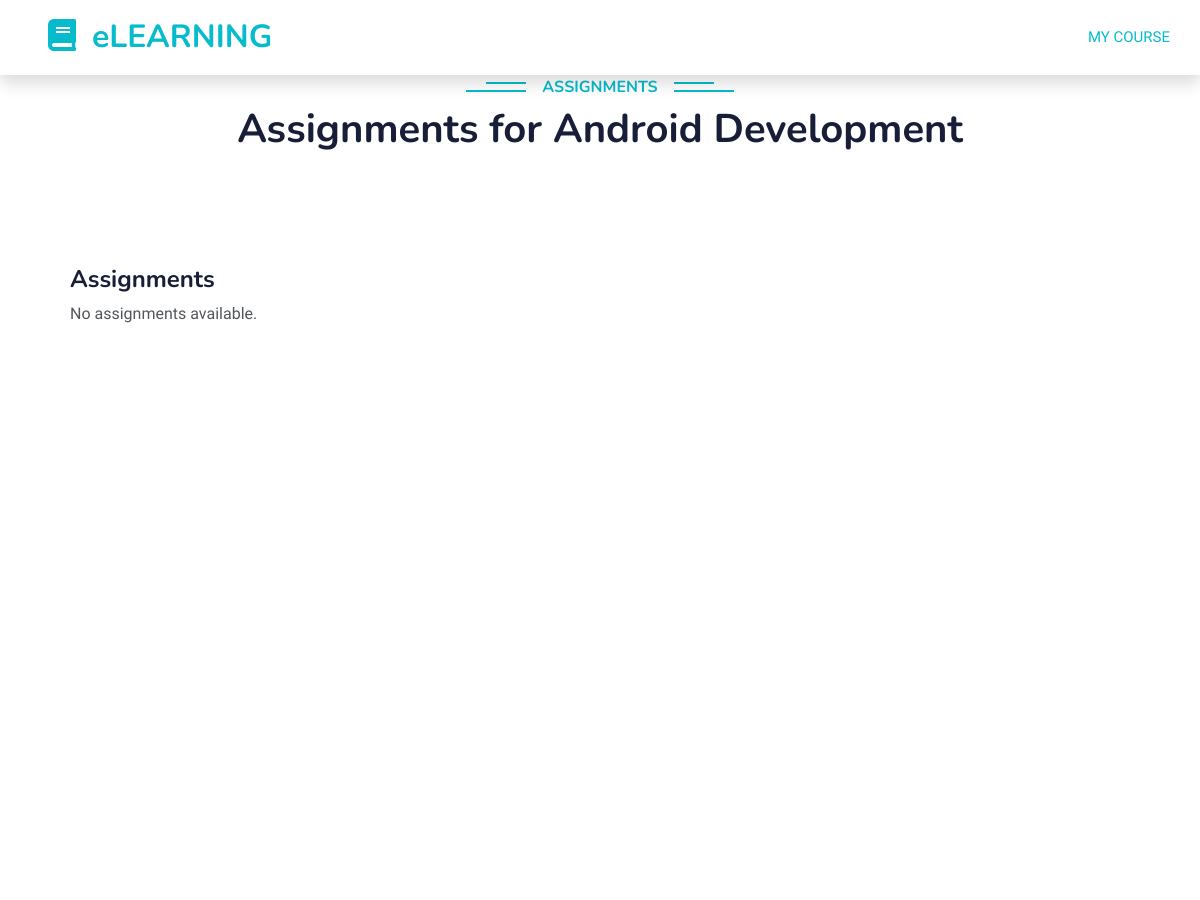
The app's page /students/students/my_course/5/assignments/ (signed in, upper part), older data.
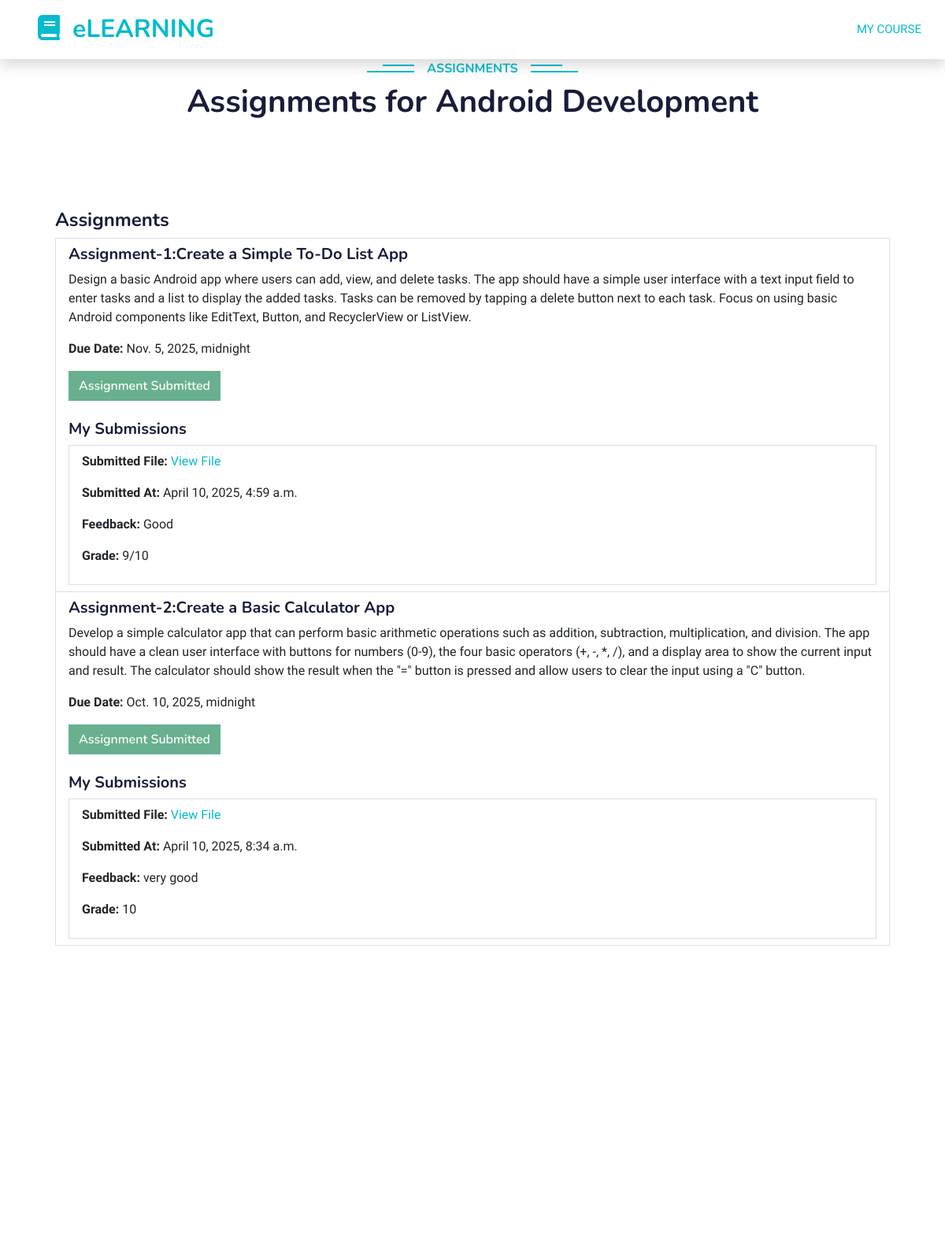
The same page, newer data.
### courses_app/models.py (models this page shows, shortened)
class Assignment(models.Model):
    instructor = models.ForeignKey(CustomUser, on_delete=models.CASCADE, related_name="assignments", null=True, blank=True)
    course = models.ForeignKey(Course, on_delete=models.CASCADE)
    title = models.CharField(max_length=255)
    description = models.TextField()
    due_date = models.DateTimeField()
    created_at = models.DateTimeField(auto_now_add=True)

class StudentSubmission(models.Model):
    student = models.ForeignKey(CustomUser, on_delete=models.CASCADE, related_name="submissions")
    assignment = models.ForeignKey(Assignment, on_delete=models.CASCADE, related_name="submissions")
    file = models.FileField(upload_to='submissions/')  # For uploaded files
    submitted_at = models.DateTimeField(auto_now_add=True)
    feedback = models.TextField(null=True, blank=True)  # Instructor's feedback
    grade = models.CharField(max_length=10, null=True, blank=True)

### students_app/views.py (the view)
# urls.py: path('students/my_course/<int:course_id>/assignments/', views.assignments_page, name='assignments_page'),
@login_required
def assignments_page(request, course_id):
    course = Course.objects.get(id=course_id)
    assignments = Assignment.objects.filter(course=course)
    submissions = StudentSubmission.objects.filter(student=request.user)
    submitted_assignment_ids = submissions.filter(student=request.user).values_list('assignment_id', flat=True)
    return render(request, 'students_app/assignments_page.html', {
        'course': course,
        'assignments': assignments,
        'submissions': submissions,
        'submitted_assignment_ids': submitted_assignment_ids,
        'user': request.user
    })

### students_app/templates/students_app/assignments_page.html (shortened to what this page needs)
<!DOCTYPE html>
<html lang="en">
{% extends 'courses_app/layout.html' %}
{% block navbar %}
<div class="navbar-nav ms-auto p-4 p-lg-0">
    <a href="{% url 'my_course' course.id %}" class="nav-item nav-link active">My Course</a>
</div>
{% endblock %}
{% block content %}
<div class="container">
    <div class="text-center wow fadeInUp" data-wow-delay="0.1s">
        <h6 class="section-title bg-white text-center text-primary px-3">Assignments</h6>
        <h1 class="mb-5">Assignments for {{ course.title }}</h1>
    </div>
    <div class="container d-flex" style="height: 100vh;">
        <div class="right-panel p-3" style="width: 100%; overflow-y: auto;">
            <div class="mt-5">
                <h4>Assignments</h4>
                <ul class="list-group">
                    {% for assignment in assignments %}
                        <li class="list-group-item">
                            <h5>{{ assignment.title }}</h5>
                            <p>{{ assignment.description }}</p>
                            <p><strong>Due Date:</strong> {{ assignment.due_date }}</p>
                            {% if assignment.id in submitted_assignment_ids %}
                                <button class="btn btn-success" disabled>Assignment Submitted</button>
                            {% else %}
                                <a href="{% url 'submit_assignment' assignment.id %}" class="btn btn-primary">Submit Assignment</a>
                            {% endif %}
                            <div class="mt-4">
                                <h5>My Submissions</h5>
                                <ul class="list-group">
                                    {% for submission in submissions %}
                                        {% if submission.assignment.id == assignment.id and submission.student.id == user.id %}
                                            <li class="list-group-item">
                                                <p><strong>Submitted File:</strong> <a href="{{ submission.submitted_file.url }}" target="_blank">View File</a></p>
                                                <p><strong>Submitted At:</strong> {{ submission.submitted_at }}</p>
                                                <p><strong>Feedback:</strong> {{ submission.feedback|default:"No feedback yet." }}</p>
                                                <p><strong>Grade:</strong> {{ submission.grade|default:"Not graded yet." }}</p>
                                            </li>
                                        {% endif %}
                                    {% empty %}
                                        <p>You haven't submitted any assignments yet.</p>
                                    {% endfor %}
                                </ul>
                            </div>
                        </li>
                    {% empty %}
                        <p>No assignments available.</p>
                    {% endfor %}
                </ul>
            </div>
        </div>
    </div>
</div>
{% endblock %}

Row changes from the older to the newer data that the page shows:
added Assignment: title "Assignment-1:Create a Simple To-Do List App", description "Design a basic Android app where users can add, view, and delete tasks. The app should have a simple user interface with a text input field to enter tasks and a list to display the added tasks. Tasks can be removed by tapping a delete button next to each task. Focus on using basic Android components like EditText, Button, and RecyclerView or ListView.", due_date "Nov. 5, 2025, midnight", shows "Assignment Submitted"
added StudentSubmission: submitted_at "April 10, 2025, 4:59 a.m.", feedback "Good", grade "9/10", shown under "Assignment-1:Create a Simple To-Do List App"
added Assignment: title "Assignment-2:Create a Basic Calculator App", description "Develop a simple calculator app that can perform basic arithmetic operations such as addition, subtraction, multiplication, and division. The app should have a clean user interface with buttons for numbers (0-9), the four basic operators (+, -, *, /), and a display area to show the current input and result. The calculator should show the result when the \"=\" button is pressed and allow users to clear the input using a \"C\" button.", due_date "Oct. 10, 2025, midnight", shows "Assignment Submitted"
added StudentSubmission: submitted_at "April 10, 2025, 8:34 a.m.", feedback "very good", grade "10", shown under "Assignment-2:Create a Basic Calculator App"
Text that changed along with them:
text no longer shown: "No assignments available."
